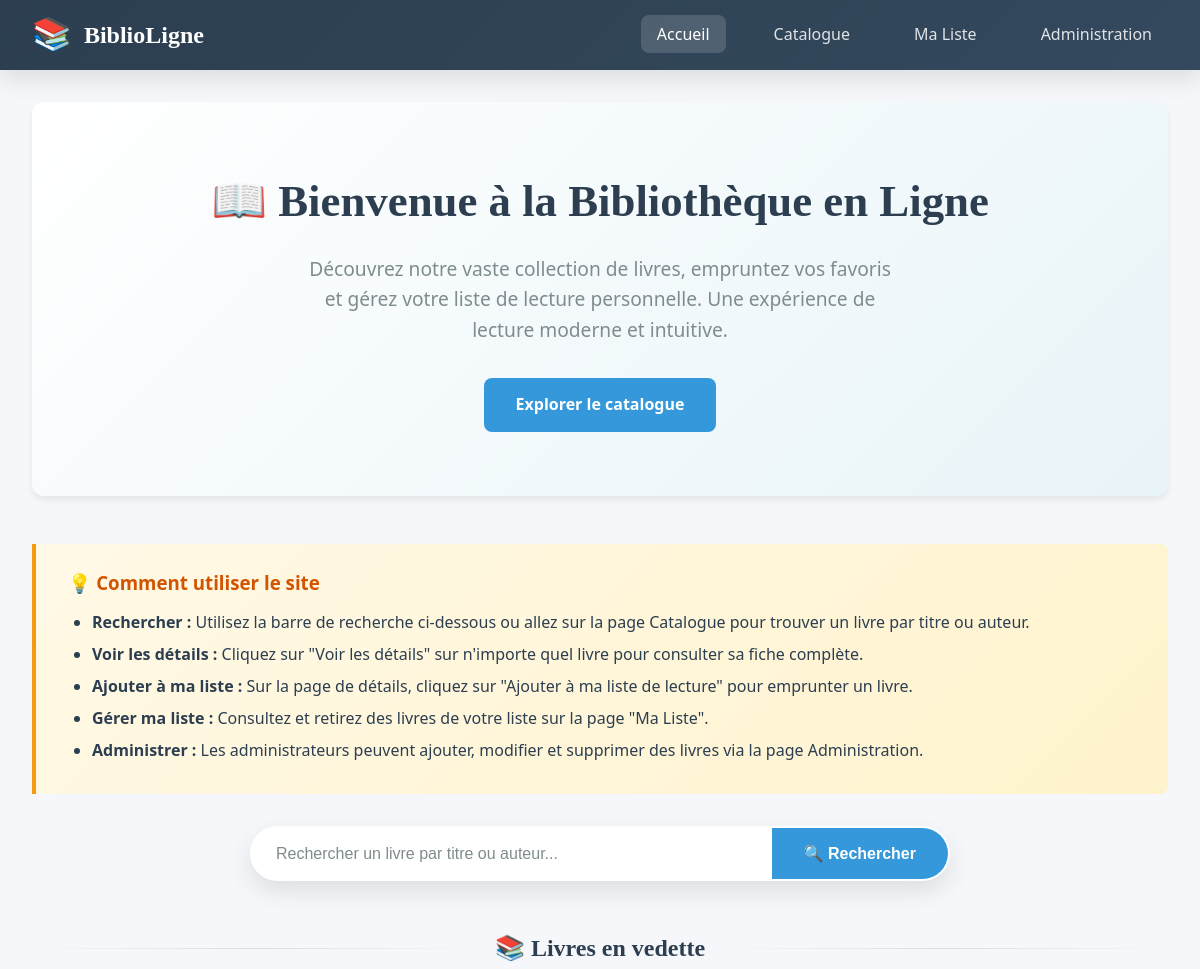
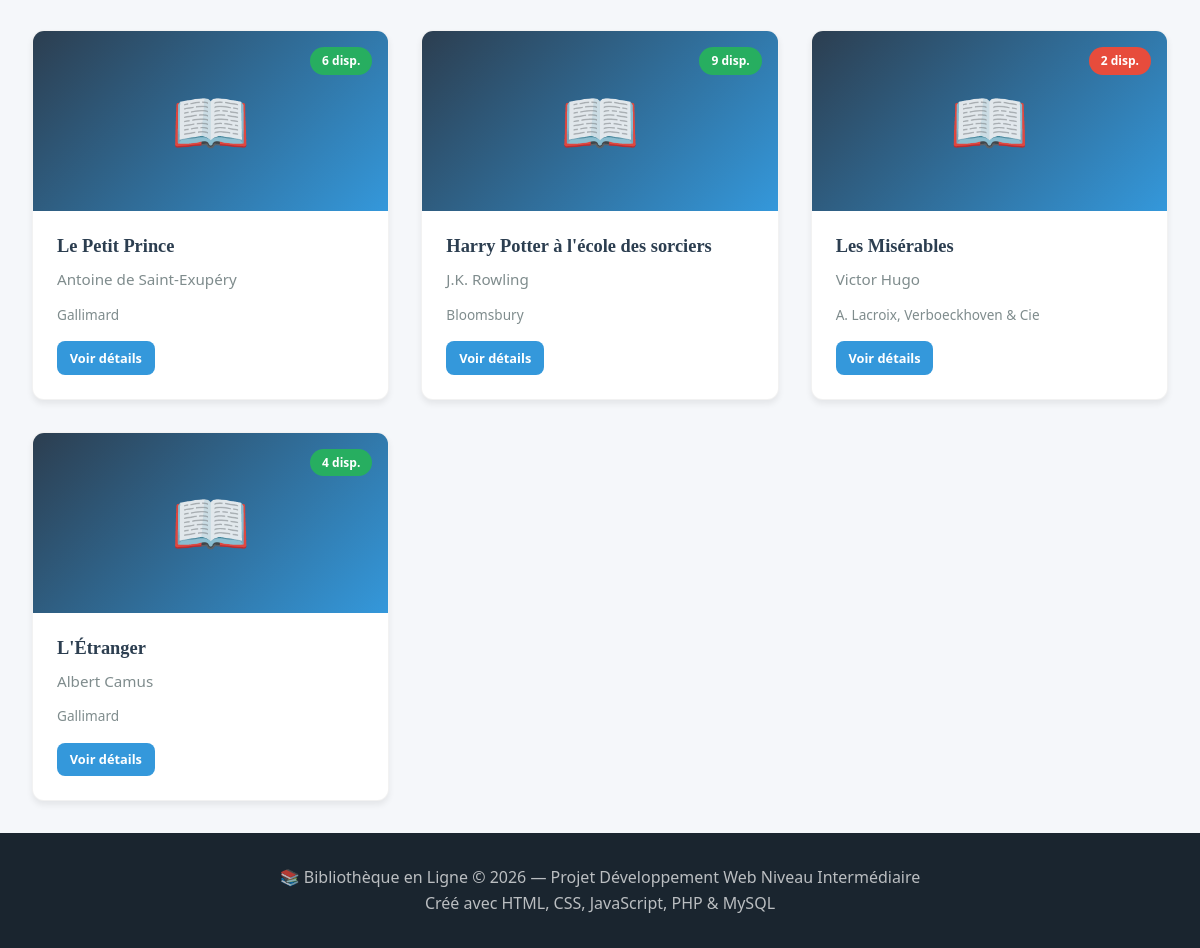
The page / on the database its author committed (2 pictures, top to bottom).
### tables this page shows
CREATE TABLE IF NOT EXISTS `livres` (
  `id` int NOT NULL AUTO_INCREMENT,
  `titre` varchar(100) NOT NULL,
  `auteur` varchar(100) NOT NULL,
  `description` text,
  `maison_edition` varchar(100) DEFAULT NULL,
  `nombre_exemplaire` int DEFAULT '1',
  PRIMARY KEY (`id`)
);

### index.php (the view, shortened to what this page needs)
<?php
$db = getDBConnection();
$featured_books = [];
if ($db) {
    try {
        $stmt = $db->query("SELECT * FROM livres ORDER BY id ASC LIMIT 4");
        $featured_books = $stmt->fetchAll();
    } catch (PDOException $e) {
    }
}
?>
<!DOCTYPE html>
<html lang="fr">
<head>
    <link rel="stylesheet" href="style.css">
</head>
<body>
    <header class="site-header">
        <div class="nav-container">
            <a href="index.php" class="logo">
                <span class="logo-icon">📚</span>
                <span>BiblioLigne</span>
            </a>
            <ul class="nav-links">
                <li><a href="index.php" class="active">Accueil</a></li>
                <li><a href="results.php">Catalogue</a></li>
                <li><a href="wishlist.php">Ma Liste</a></li>
                <li><a href="login.php">Administration</a></li>
            </ul>
        </div>
    </header>
    <main>
        <section class="hero">
            <h1>📖 Bienvenue à la Bibliothèque en Ligne</h1>
            <p class="subtitle">
                Découvrez notre vaste collection de livres, empruntez vos favoris et gérez votre liste de lecture personnelle.
                Une expérience de lecture moderne et intuitive.
            </p>
            <a href="results.php" class="btn btn-primary btn-lg">Explorer le catalogue</a>
        </section>
        <div class="instructions">
            <h3>💡 Comment utiliser le site</h3>
            <ul>
                <li><strong>Rechercher :</strong> Utilisez la barre de recherche ci-dessous ou allez sur la page Catalogue pour trouver un livre par titre ou auteur.</li>
                <li><strong>Voir les détails :</strong> Cliquez sur "Voir les détails" sur n'importe quel livre pour consulter sa fiche complète.</li>
                <li><strong>Ajouter à ma liste :</strong> Sur la page de détails, cliquez sur "Ajouter à ma liste de lecture" pour emprunter un livre.</li>
                <li><strong>Gérer ma liste :</strong> Consultez et retirez des livres de votre liste sur la page "Ma Liste".</li>
                <li><strong>Administrer :</strong> Les administrateurs peuvent ajouter, modifier et supprimer des livres via la page Administration.</li>
            </ul>
        </div>
        <div class="search-container">
            <form action="results.php" method="GET" class="search-box" data-validate>
                <input
                    type="text"
                    name="q"
                    placeholder="Rechercher un livre par titre ou auteur..."
                    aria-label="Rechercher un livre"
                >
                <button type="submit">🔍 Rechercher</button>
            </form>
        </div>
        <div class="section-divider">
            <h2>📚 Livres en vedette</h2>
        </div>
        <div class="card-grid">
            <?php if (empty($featured_books)): ?>
                <div class="empty-state">
                    <div class="icon">📭</div>
                    <h3>Aucun livre disponible</h3>
                    <p>La bibliothèque est vide pour le moment.</p>
                </div>
            <?php else: ?>
                <?php foreach ($featured_books as $book): ?>
                    <div class="book-card">
                        <div class="book-cover">
                            📖
                            <?php if ($book['nombre_exemplaire'] > 3): ?>
                                <span class="badge"><?php echo $book['nombre_exemplaire']; ?> disp.</span>
                            <?php else: ?>
                                <span class="badge low"><?php echo $book['nombre_exemplaire']; ?> disp.</span>
                            <?php endif; ?>
                        </div>
                        <div class="book-info">
                            <div class="book-title"><?php echo htmlspecialchars($book['titre']); ?></div>
                            <div class="book-author"><?php echo htmlspecialchars($book['auteur']); ?></div>
                            <div class="book-meta"><?php echo htmlspecialchars($book['maison_edition']); ?></div>
                            <div class="book-actions">
                                <a href="details.php?id=<?php echo $book['id']; ?>" class="btn btn-primary btn-sm">Voir détails</a>
                            </div>
                        </div>
                    </div>
                <?php endforeach; ?>
            <?php endif; ?>
        </div>
    </main>
    <footer class="site-footer">
        <p>📚 Bibliothèque en Ligne &copy; 2026 — Projet Développement Web Niveau Intermédiaire</p>
        <p>Créé avec HTML, CSS, JavaScript, PHP & MySQL</p>
    </footer>
</body>
</html>

### rows shown on the page
livres: nombre_exemplaire "6", titre "Le Petit Prince", auteur "Antoine de Saint-Exupéry", maison_edition "Gallimard"
livres: nombre_exemplaire "9", titre "Harry Potter à l'école des sorciers", auteur "J.K. Rowling", maison_edition "Bloomsbury"
livres: nombre_exemplaire "2", titre "Les Misérables", auteur "Victor Hugo", maison_edition "A. Lacroix, Verboeckhoven & Cie"
livres: nombre_exemplaire "4", titre "L'Étranger", auteur "Albert Camus", maison_edition "Gallimard"
